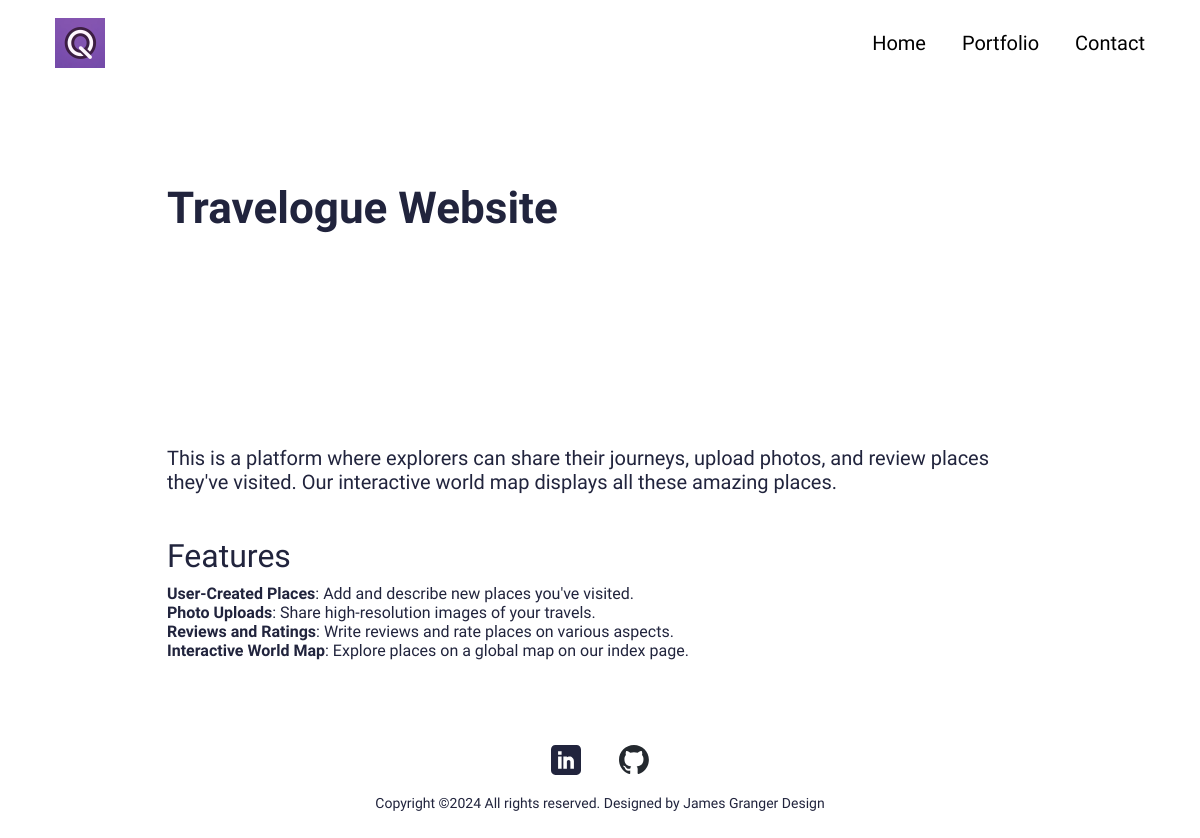
/portfolio/travelogue-website, run on an earlier commit of the app's database.
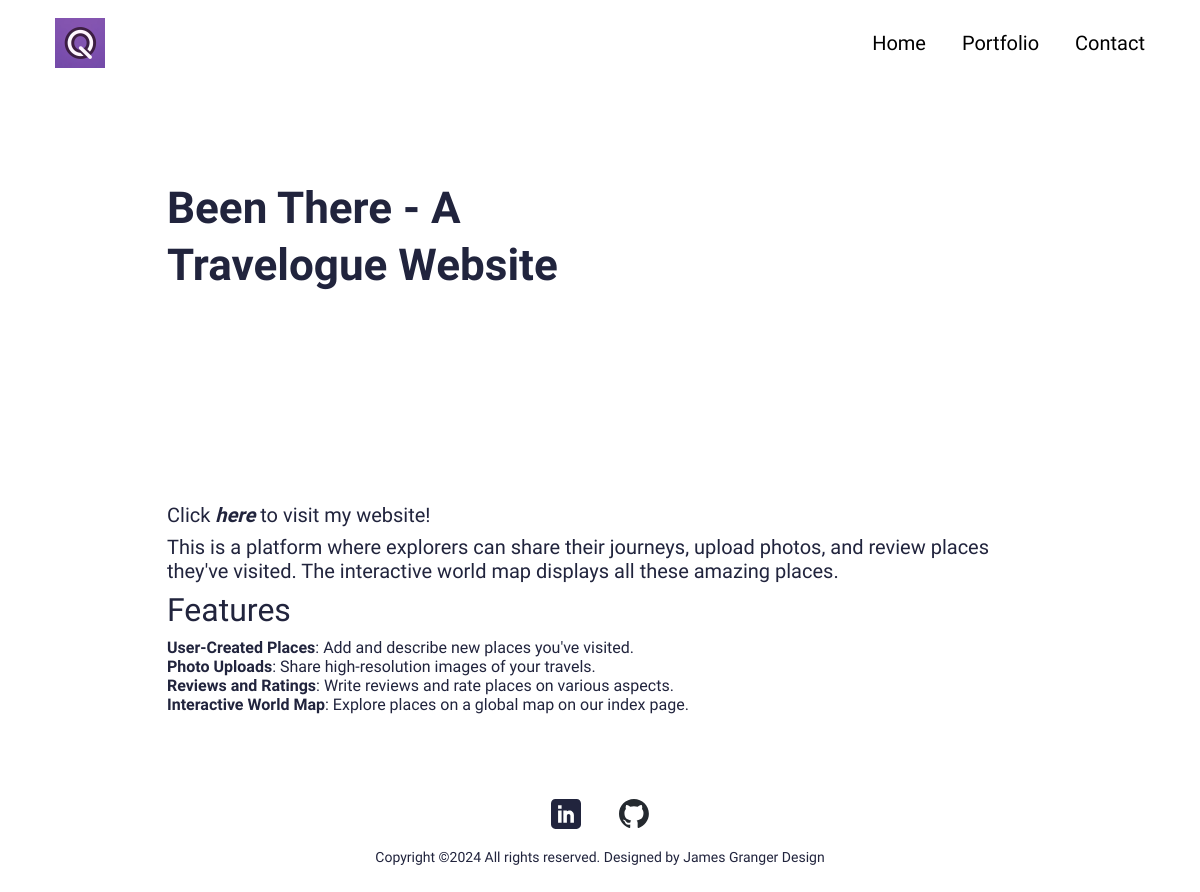
And on a later commit of the database.
### main/models.py (models this page shows, shortened)
class Portfolio(models.Model):
    class Meta:
        verbose_name_plural = 'Portfolio Profiles'
        verbose_name = 'Portfolio'
        ordering = ["name"]
    date = models.DateTimeField(blank=True, null=True)
    name = models.CharField(max_length=200, blank=True, null=True)
    description = models.CharField(max_length=500, blank=True, null=True)
    body = RichTextField(blank=True, null=True)
    image = models.ImageField(blank=True, null=True, upload_to="portfolio")
    slug = models.SlugField(null=True, blank=True)
    is_active = models.BooleanField(default=True)

### main/views.py (the view)
# urls.py: path('portfolio/<slug:slug>', views.PortfolioDetailView.as_view(), name="portfolio"),
class PortfolioDetailView(generic.DetailView):
	model = Portfolio
	template_name = "main/portfolio-detail.html"

### portfolio/context_processors.py (called while the page is built)
def project_context(request):
	context = {
		'me': User.objects.first(),
	}
	return context

### main/templates/main/portfolio-detail.html (shortened to what this page needs)
{% extends 'main/base.html' %}
{% load static %}
{% block content %}
<section>
  <div class="innerPageBannerCol">
    <div class="container">
      <div class="row g-4 g-md-3  align-items-center">
        <div class="col-md-6">
          <div class="bannerContent">
            <h1 class="xlTitle pb-md-3">{{object.name}}</h1>
          </div>
        </div>
      </div>
    </div>
  </div>
</section>
<section>
  <div class="sectionSpaceSm">
    <div class="container">
      {{object.body|safe}}
    </div>
  </div>
</section>
{%endblock%}

What changed in the data, as far as the page shows it:
changed Portfolio: name "Travelogue Website" → "Been There - A Travelogue Website"; body "This is a platform where explorers can share their journeys, upload photos, and review places they've visited. Our interactive world map displays…" → "Click here to visit my website! This is a platform where explorers can share their journeys, upload photos, and review places they've visited. The interactive world map displays…"
